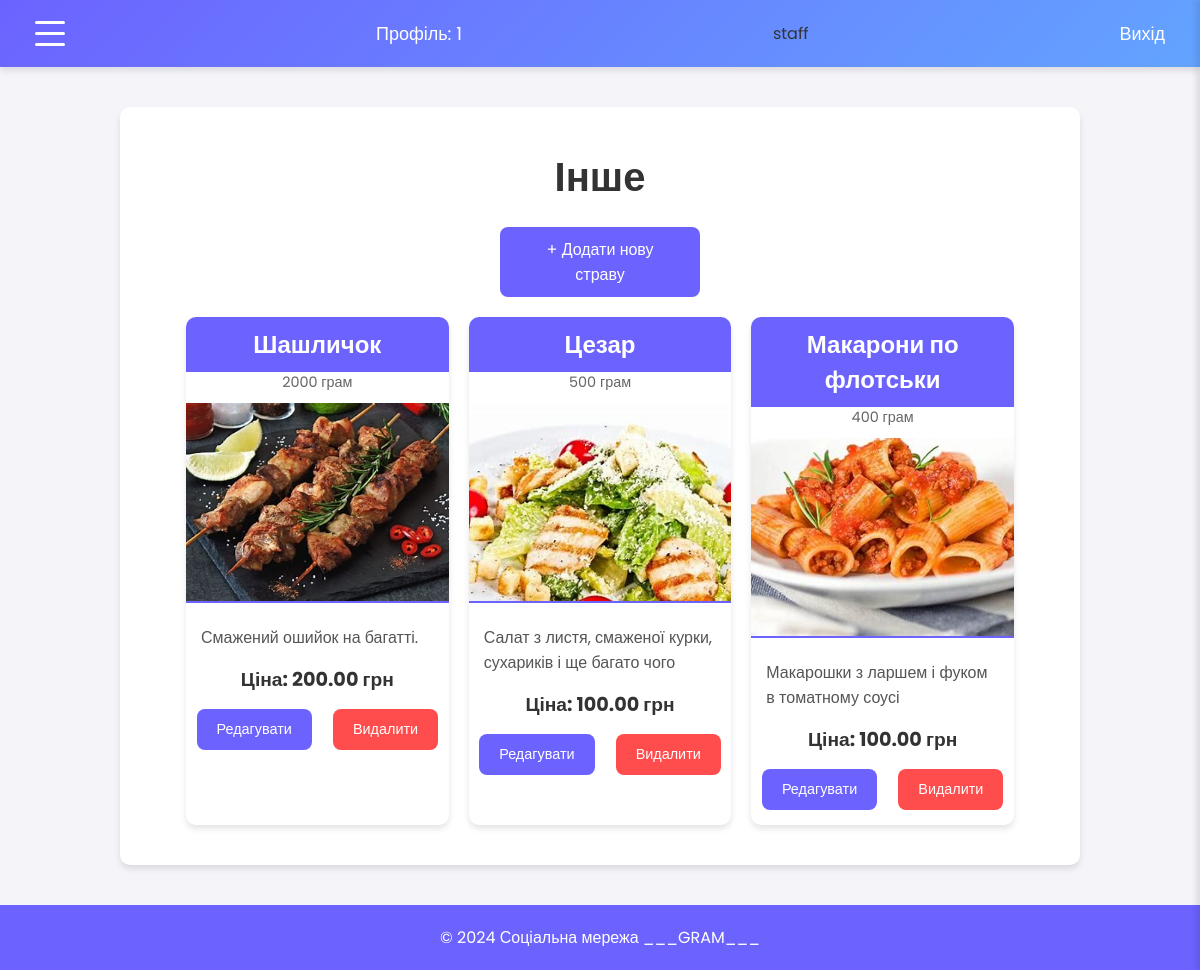
Page /dishes/other/ (signed in) on the committed database.
### restik/models.py (models this page shows, shortened)
class Food(models.Model):
    name = models.CharField(max_length=255, verbose_name='Назва страви')
    weight = models.IntegerField(blank=True, verbose_name='Вага')
    description = models.TextField(blank=True, verbose_name='Опис страви')
    price = models.DecimalField(max_digits=10, decimal_places=2, verbose_name='Ціна')
    image = models.ImageField(upload_to='media/', blank=True, null=True, verbose_name='Зображення страви')
    STATUS_CHOICES = [('other', 'Інше'),
        ('hot_dishe', 'Гарячі страви'),
        ('non_alc_drink', 'Без акогольні напої'),
        ('long_alc_drink', 'Лонги'),
        ('short_alc_drink', 'Шоти'),
        ('salat', 'Салати'),
        ('side_dish', 'Гарніри')]
    category = models.CharField(choices=STATUS_CHOICES, max_length=255, default = 'other', verbose_name='Категорія')
    class Meta:
        verbose_name = 'Страва'
        verbose_name_plural = 'Страви'

### restik/views.py (the view)
# urls.py: path('dishes/<category>/', views.filtered_food_list, name='food_cat'),
def filtered_food_list(request, category):
    dishes = Food.objects.filter(category=category)
    category_name = dict(Food.STATUS_CHOICES).get(category, 'Невідома категорія')
    return render(request, 'food_list.html', {'dishes': dishes, 'category': category_name})

### templates/food_list.html (shortened to what this page needs)
{% extends 'base.html' %}
{% block content%}
<main class="container">
    {% if category %}
        <h1 class="page-title">{{ category }}</h1>
    {% else %}
        <h1 class="page-title">страви</h1>
    {% endif %}
    {% if user.is_staff %}
        <a href="{% url 'new_food' %}" class="add-food-btn">+ Додати нову страву</a>
    {% endif %}
    <div class="food-container">
        {% for dish in dishes %}
        <div class="food-card">
            <h2 class="food-title">{{ dish.name }}</h2>
            <p class="food-weight">{{ dish.weight }} грам</p>
            {% if dish.image %}
                <img src="{{ dish.image.url }}" alt="{{ dish.name }}" class="food-image">
            {% else %}
                <p class="no-image">Зображення відсутнє</p>
            {% endif %}
            <p class="food-description">{{ dish.description }}</p>
            <p class="food-price"><strong>Ціна: {{ dish.price }} грн</strong></p>
            <div class="food-actions">
                {% if user.is_staff %}
                    <a href="{% url 'edit_food' dish.id %}" class="btn edit-btn">Редагувати</a>
                    <a href="{% url 'del_food' dish.id %}" class="btn delete-btn">Видалити</a>
                {% endif %}
            </div>
        </div>
        {% endfor %}
    </div>
</main>
{% endblock %}

### templates/base.html (shortened to what this page needs)
<!DOCTYPE html>
<html lang="uk">
<head>
</head>
<body>
    <header>
        <nav>
            <ul>
                <li><div class="menu-btn" id="menu-btn"><div></div><div></div><div></div></div></li>
                {% if user.is_authenticated %}
                    <li><a href="#">Профіль: {{ user.username }}</a></li>
                    {% if user.is_staff %}
                    <li>staff</li>
                    {% endif %}
                    <li><a href="{% url 'logout' %}">Вихід</a></li>
                {% else %}
                    <li><a href="{% url 'login' %}">Вхід</a></li>
                    <li><a href="{% url 'register' %}">Реєстрація</a></li>
                {% endif %}
            </ul>
        </nav>
    </header>
        {% block content %}
        {% endblock %}
    <footer>
        <p>© 2024 Соціальна мережа ___GRAM___</p>
    </footer>
</body>
</html>

### rows in the picture
Food: name "Шашличок", weight "2000", image (picture), description "Смажений ошийок на багатті.", price "200.00"
Food: name "Цезар", weight "500", image (picture), description "Салат з листя, смаженої курки, сухариків і ще багато чого", price "100.00"
Food: name "Макарони по флотськи", weight "400", image (picture), description "Макарошки з ларшем і фуком в томатному соусі", price "100.00"

### other values in the picture
{{ user.username }} "1"
{{ category }} "Інше"
